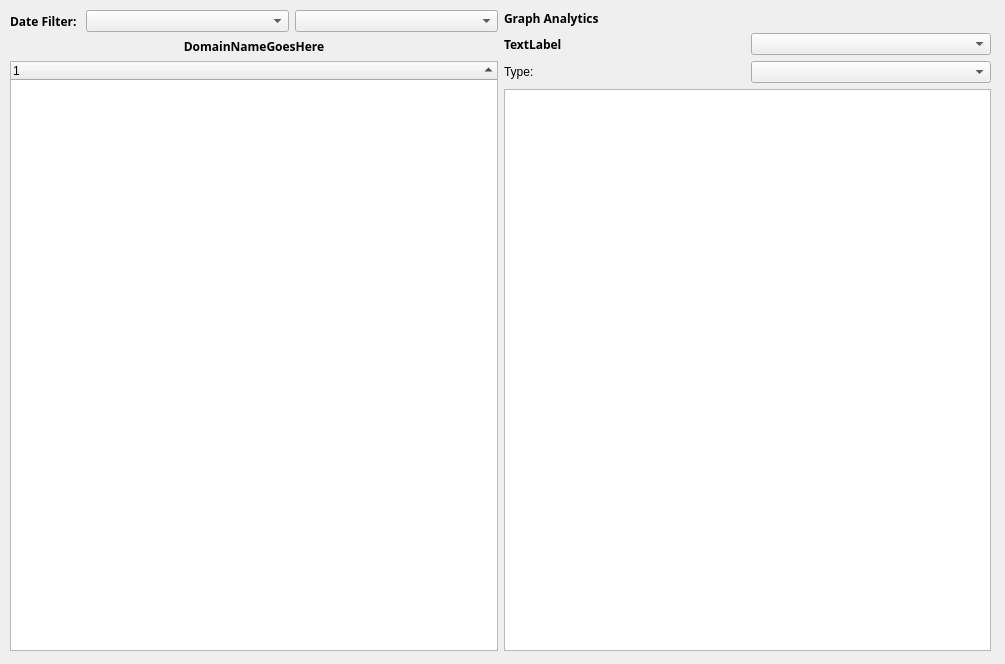
<?xml version="1.0" encoding="UTF-8"?>
<ui version="4.0">
 <class>AnalyzeTab</class>
 <widget class="QWidget" name="AnalyzeTab">
  <property name="geometry">
   <rect>
    <x>0</x>
    <y>0</y>
    <width>1005</width>
    <height>664</height>
   </rect>
  </property>
  <property name="windowTitle">
   <string>Form</string>
  </property>
  <widget class="QWidget" name="horizontalLayoutWidget_2">
   <property name="geometry">
    <rect>
     <x>10</x>
     <y>10</y>
     <width>981</width>
     <height>641</height>
    </rect>
   </property>
   <layout class="QHBoxLayout" name="horizontalLayout_3">
    <item>
     <layout class="QVBoxLayout" name="verticalLayout">
      <item>
       <layout class="QHBoxLayout" name="horizontalLayout">
        <item>
         <widget class="QLabel" name="label">
          <property name="font">
           <font>
            <family>Arial Black</family>
            <weight>75</weight>
            <bold>true</bold>
           </font>
          </property>
          <property name="text">
           <string>Date Filter: </string>
          </property>
         </widget>
        </item>
        <item>
         <widget class="QComboBox" name="cmbStartYear">
          <property name="sizePolicy">
           <sizepolicy hsizetype="Preferred" vsizetype="Fixed">
            <horstretch>1</horstretch>
            <verstretch>0</verstretch>
           </sizepolicy>
          </property>
         </widget>
        </item>
        <item>
         <widget class="QComboBox" name="cmbEndYear">
          <property name="sizePolicy">
           <sizepolicy hsizetype="Preferred" vsizetype="Fixed">
            <horstretch>1</horstretch>
            <verstretch>0</verstretch>
           </sizepolicy>
          </property>
         </widget>
        </item>
       </layout>
      </item>
      <item>
       <widget class="QLabel" name="lblDomain">
        <property name="font">
         <font>
          <family>Arial Black</family>
          <weight>75</weight>
          <bold>true</bold>
         </font>
        </property>
        <property name="text">
         <string>DomainNameGoesHere</string>
        </property>
        <property name="alignment">
         <set>Qt::AlignCenter</set>
        </property>
       </widget>
      </item>
      <item>
       <widget class="QTreeWidget" name="treeList">
        <property name="alternatingRowColors">
         <bool>true</bool>
        </property>
        <property name="sortingEnabled">
         <bool>true</bool>
        </property>
        <column>
         <property name="text">
          <string notr="true">1</string>
         </property>
        </column>
       </widget>
      </item>
     </layout>
    </item>
    <item>
     <layout class="QVBoxLayout" name="verticalLayout_2">
      <item>
       <widget class="QLabel" name="label_4">
        <property name="font">
         <font>
          <family>Arial Black</family>
          <weight>75</weight>
          <bold>true</bold>
         </font>
        </property>
        <property name="text">
         <string>Graph Analytics</string>
        </property>
       </widget>
      </item>
      <item>
       <layout class="QHBoxLayout" name="horizontalLayout_5">
        <item>
         <widget class="QLabel" name="label_2">
          <property name="font">
           <font>
            <family>Arial Black</family>
            <weight>75</weight>
            <bold>true</bold>
           </font>
          </property>
          <property name="text">
           <string>TextLabel</string>
          </property>
         </widget>
        </item>
        <item>
         <widget class="QComboBox" name="comboBox_2"/>
        </item>
       </layout>
      </item>
      <item>
       <layout class="QHBoxLayout" name="horizontalLayout_4">
        <item>
         <widget class="QLabel" name="label_3">
          <property name="text">
           <string>Type:</string>
          </property>
         </widget>
        </item>
        <item>
         <widget class="QComboBox" name="comboBox"/>
        </item>
       </layout>
      </item>
      <item>
       <widget class="QGraphicsView" name="graphicsView"/>
      </item>
     </layout>
    </item>
   </layout>
  </widget>
 </widget>
 <resources/>
 <connections/>
</ui>
